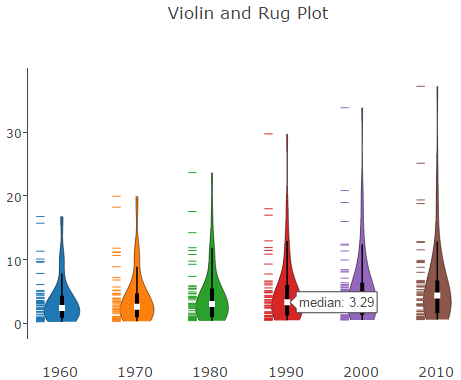

The Python source for this figure:
# This script creates an interactive violin plot using 'census_data.csv'.

################
# IMPORT MODULES
################
# This section imports necessary modules.
import os
import pandas as pd
import numpy as np
import plotly
import plotly.figure_factory as ff

#############
# IMPORT DATA
#############
# This section imports data.

# Set working directory.
# This obviously needs to be changed depending on the computer being used.
os.chdir('D:\\Users\\JBansal\\Documents\\GitHub\\visualizations')

# Load data.
census_data = pd.read_csv('census_data.csv',
                          encoding = 'latin-1')

################
# TRANSFORM DATA
################
# This section prepares the data for plotting.

# Remove row for aggregated United States.
census_data = census_data[census_data.Name != 'United States']

# Divide population values by 1 million to get better violin plot look.
census_data['1960'] = census_data['1960'] / 1000000
census_data['1970'] = census_data['1970'] / 1000000
census_data['1980'] = census_data['1980'] / 1000000
census_data['1990'] = census_data['1990'] / 1000000
census_data['2000'] = census_data['2000'] / 1000000
census_data['2010'] = census_data['2010'] / 1000000

# Melt data in prepartion for plotting.
melted_data = pd.melt(census_data[['1960', '1970', '1980', '1990', '2000', '2010']],
                      value_vars = ['1960', '1970', '1980', '1990', '2000', '2010'])

###########
# PLOT DATA
###########
# This section plots the data.
violin_plot = ff.create_violin(melted_data,
                               data_header = 'value',
                               group_header = 'variable')
plotly.offline.plot(violin_plot)
